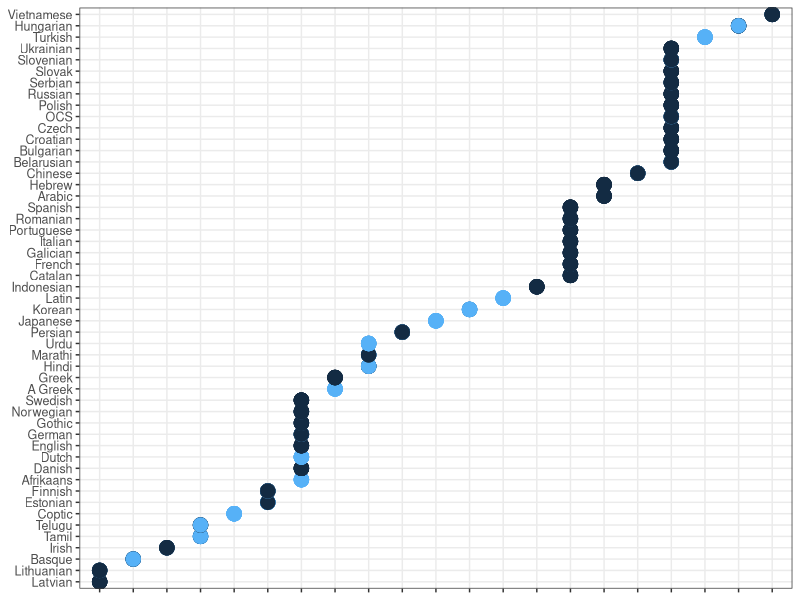
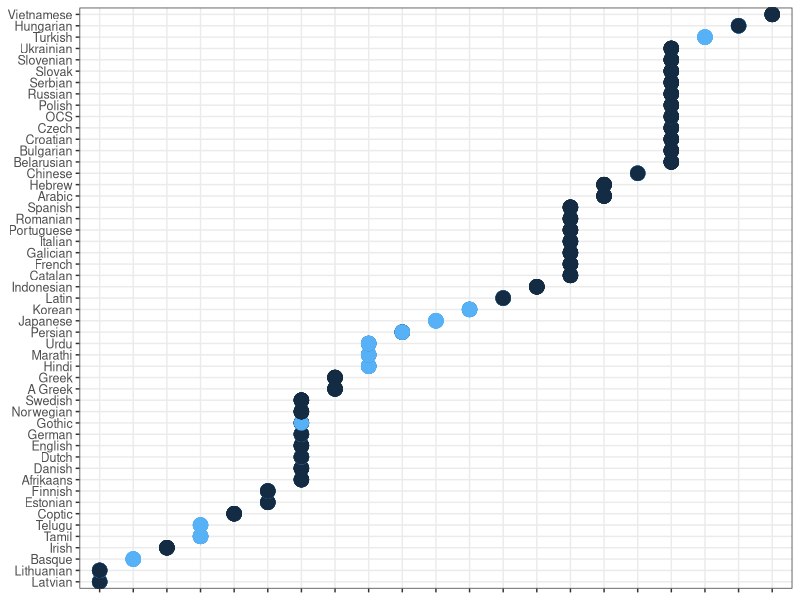
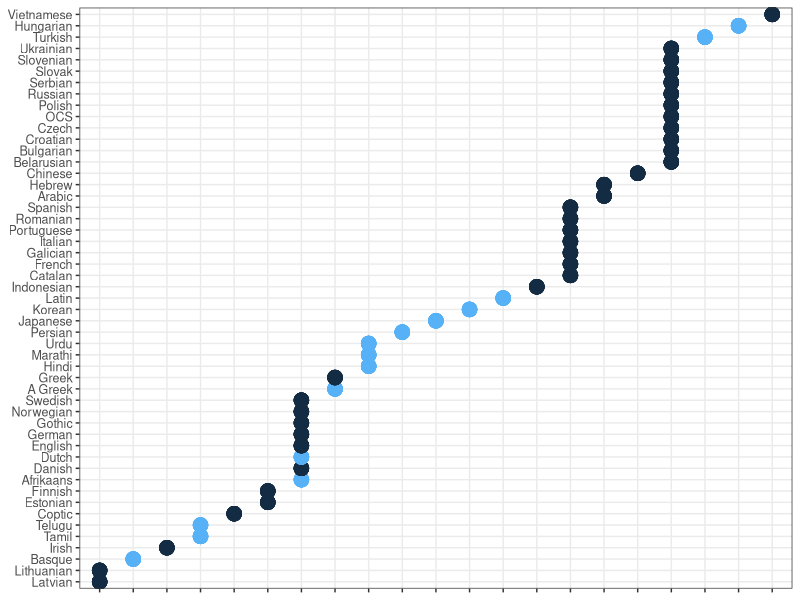
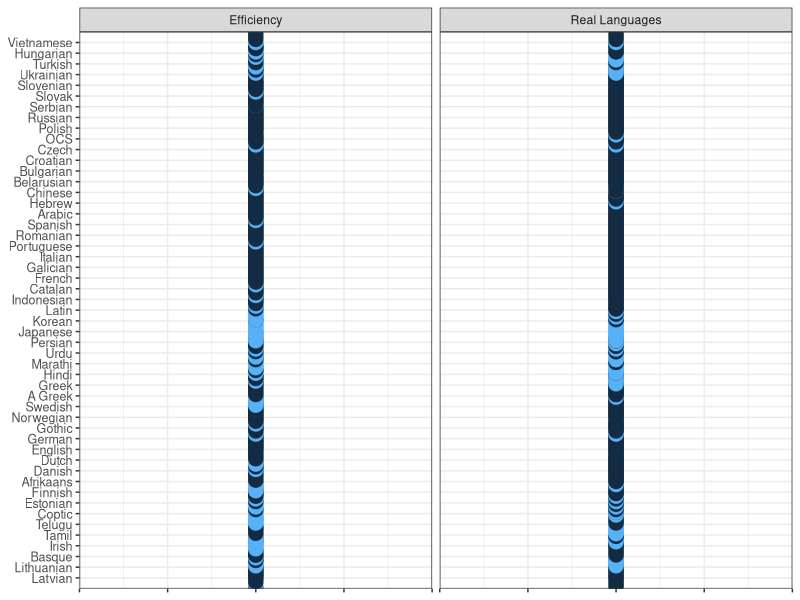

Here is the R script that generated these plots, in order:
ofInterest =  c("acl", "aux", "lifted_case", "lifted_cop", "lifted_mark", "nmod", "obl", "xcomp")

data = read.csv("../../grammars/manual_output_funchead_ground_coarse_final/auto-summary-lstm.tsv", sep="\t")# %>% rename(Quality=AverageLength)
library(dplyr)
library(tidyr)
library(ggplot2)
data = data %>% mutate(DH_Weight = DH_Mean_NoPunct)
library(forcats)
data = data %>% mutate(Language = fct_recode(Language, "Old_Church_Slavonic" = "Old", "Ancient_Greek" = "Ancient"))
languages = read.csv("../languages/languages-iso_codes.tsv", sep=",")
languages = languages %>% mutate(Family = ifelse(grepl("Dravid", Family), "Dravidian", as.character(Family)))
languages = languages %>% mutate(Family = ifelse(grepl("Turk", Family), "Turkic", as.character(Family)))
data  = merge(data, languages, by=c("Language"), all.x=TRUE)
# , "amod", "nummod"
data = data %>% select(Dependency, iso_code, Family, Language, FileName, DH_Weight)
D = data %>% filter(Dependency == "obj") %>% rename(DH_Weight_Obj = DH_Weight) %>% select(DH_Weight_Obj, FileName)
data = merge(data, D, by=c("FileName"))
data = data %>% filter(Dependency %in% ofInterest)
data = data %>% mutate(Dir = pmax(0, sign(DH_Weight)), DirObj = pmax(0, sign(DH_Weight_Obj))) %>% mutate(Agree = (Dir == DirObj))
reverseOrder = c("aux")
data[data$Dependency %in% reverseOrder,]$Agree = 1-data[data$Dependency %in% reverseOrder,]$Agree
D = data %>% group_by(Language, iso_code, Family, Dependency) %>% summarise(Dir = mean(Dir), DirObj = mean(DirObj))
D_Ground = rbind(D)

D$Direction = ifelse(D$DirObj == 1, "OV", "VO")

ordersByLanguage = unique(data.frame(Language = D$Language, Direction = as.character(D$Direction)))


data = read.csv("../../grammars/manual_output_funchead_two_coarse_parser_best_balanced/auto-summary-lstm.tsv", sep="\t")# %>% rename(Quality=AverageLength)
best = read.csv("../strongest_models/best-parse-best-balanced.csv")
#bestEff = best %>% group_by(Language) %>% summarise(Efficiency = min(Efficiency))
#best = merge(best, bestEff, by=c("Language", "Efficiency"))
library(dplyr)
library(tidyr)
library(ggplot2)
library(forcats)
data = data %>% mutate(Language = fct_recode(Language, "Old_Church_Slavonic" = "Old", "Ancient_Greek"= "Ancient"))
best = best %>% mutate(Language = fct_recode(Language, "Old_Church_Slavonic" = "Old", "Ancient_Greek"= "Ancient"))
data = merge(data %>% mutate(FileName = as.character(FileName)), best %>% rename(FileName = Model), by=c("Language", "FileName"))
data = data
languages = read.csv("../languages/languages-iso_codes.tsv", sep=",")
languages = languages %>% mutate(Family = ifelse(grepl("Dravid", Family), "Dravidian", as.character(Family)))
languages = languages %>% mutate(Family = ifelse(grepl("Turk", Family), "Turkic", as.character(Family)))
data  = merge(data, languages, by=c("Language"), all.x=TRUE)
data = data %>% select(CoarseDependency, iso_code, Family, Language, FileName, DH_Weight)
D = data %>% filter(CoarseDependency == "obj") %>% rename(DH_Weight_Obj = DH_Weight) %>% select(DH_Weight_Obj, FileName)
data = merge(data, D, by=c("FileName"))
data = data %>% filter(CoarseDependency %in% ofInterest)
data = data %>% mutate(Dir = pmax(0, sign(DH_Weight)), DirObj = pmax(0, sign(DH_Weight_Obj))) %>% mutate(Agree = (Dir == DirObj))
reverseOrder = c("aux")
data[data$CoarseDependency %in% reverseOrder,]$Agree = 1-data[data$CoarseDependency %in% reverseOrder,]$Agree
data$Direction = ifelse(data$DirObj == 1, "OV", "VO")
data2 = rbind(data) %>% mutate(Direction = ifelse(Direction == "OV", "VO", "OV"), Dir = 1-Dir, DirObj = 1-DirObj)
	data = rbind(data, data2)
D = merge(data, ordersByLanguage, by=c("Language", "Direction"))
D = D %>% group_by(Language, iso_code, Family, CoarseDependency) %>% summarise(Dir = mean(Dir), DirObj = mean(DirObj))

D_Eff = D




D_Ground = D_Ground %>% mutate(CoarseDependency = Dependency)
D_Ground$Type = "Real Languages"
D_Eff$Type = "Efficiency"

D = rbind(D_Ground, D_Eff)

D[D$CoarseDependency == "aux",]$Dir = 1-D[D$CoarseDependency == "aux",]$Dir


#D = D %>% filter(CoarseDependency == "lifted_case")

library(scales)

D$Language = ifelse(D$Language == "Old_Church_Slavonic", "OCS", as.character(D$Language))
D$Language = ifelse(D$Language == "Ancient_Greek", "A Greek", as.character(D$Language))





D_Ground$Language = ifelse(D_Ground$Language == "Old_Church_Slavonic", "OCS", as.character(D_Ground$Language))
D_Ground$Language = ifelse(D_Ground$Language == "Ancient_Greek", "A Greek", as.character(D_Ground$Language))


D$DirB = as.factor(as.character(round(pmax(0, pmin(1, D$Dir)))))
D$DirB=D$Dir
D_Ground_Mean = D_Ground %>% group_by(Language, iso_code, Family) %>% summarise(Dir = sum(DirObj))

D$Language_Ordered = factor(D$Language, levels=unique(D_Ground_Mean[order(D_Ground_Mean$Family),]$Language), ordered=TRUE)
D$iso_Ordered = factor(D$iso_code, levels=unique(D_Ground_Mean[order(D_Ground_Mean$Family),]$iso_code), ordered=TRUE)

D = D[order(D$Language_Ordered),]

plot = ggplot(D %>% filter(Type == "Efficiency"), aes(x = Family, y = Language_Ordered)) + 
  geom_point(aes(fill=DirB, colour = DirB, size =1)) +
#  scale_color_gradient() + #values=c("blue", "green")) +
  theme_bw() + theme(axis.text.x=element_blank(), #element_text(size=9, angle=0, vjust=0.3),
                     axis.text.y=element_text(size=9),
                     plot.title=element_text(size=11)) +
  theme(axis.title=element_blank()) + 
  theme(legend.position="none") #+ facet_grid(~Family) 
ggsave(file="test1.pdf")


plot = ggplot(D %>% filter(Type == "Real Languages"), aes(x = Family, y = Language_Ordered)) + 
  geom_point(aes(fill=DirB, colour = DirB, size =1)) +
#  scale_color_gradient() + #values=c("blue", "green")) +
  theme_bw() + theme(axis.text.x=element_blank(), #element_text(size=9, angle=0, vjust=0.3),
                     axis.text.y=element_text(size=9),
                     plot.title=element_text(size=11)) +
  theme(axis.title=element_blank()) + 
  theme(legend.position="none") #+ facet_grid(~Family) 
ggsave(file="test2.pdf")

plot = ggplot(D %>% filter(Type == "Real Languages"), aes(x = Family, y = Language_Ordered)) + 
  geom_point(aes(fill=DirObj, colour = DirObj, size =1)) +
#  scale_color_gradient() + #values=c("blue", "green")) +
  theme_bw() + theme(axis.text.x=element_blank(), #element_text(size=9, angle=0, vjust=0.3),
                     axis.text.y=element_text(size=9),
                     plot.title=element_text(size=11)) +
  theme(axis.title=element_blank()) + 
  theme(legend.position="none") #+ facet_grid(~Family) 
ggsave(file="test3.pdf")

plot = ggplot(D, aes(x = 1, y = Language_Ordered, group=CoarseDependency)) + 
  geom_point(aes(fill=DirB, colour = DirB, size =1), position = position_dodge(width=2.0)) +
#  scale_color_gradient() + #values=c("blue", "green")) +
  theme_bw() + theme(axis.text.x=element_blank(), #element_text(size=9, angle=0, vjust=0.3),
                     axis.text.y=element_text(size=9),
                     plot.title=element_text(size=11)) +
  theme(axis.title=element_blank()) + 
  theme(legend.position="none") + facet_grid(~Type) 
ggsave(file="test4.pdf")




